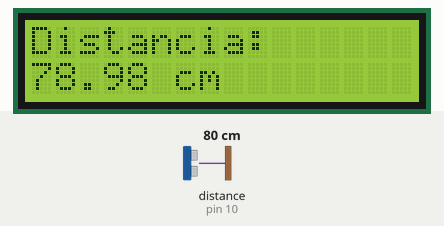
Simulated run of this sketch. Board: Arduino Uno, built with avr-gcc and run on an emulated ATmega328P. Shown: 16×2 character LCD. Wiring (inferred from the names in the program): ultrasonic range finder: trigger pin 9; echo pin 10. The inputs (shaded band) are chosen by the test bench; at power-on: distance to the obstacle (sensor on pin 10) 80 cm. The echo pulse lasts 58.3 µs per cm.

Above: at 3.2 s.
3.3 s: distance to the obstacle (sensor on pin 10) set to 18 cm
At 5.0 s:
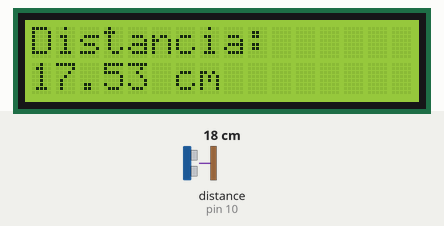
5.7 s: distance to the obstacle (sensor on pin 10) set to 4 cm
At 6.6 s:
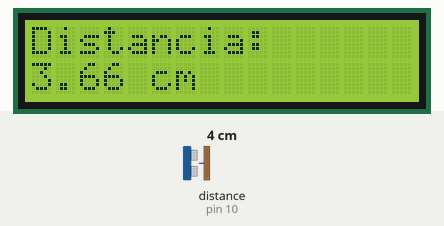
7.2 s: distance to the obstacle (sensor on pin 10) set to 2 cm
At 7.6 s:
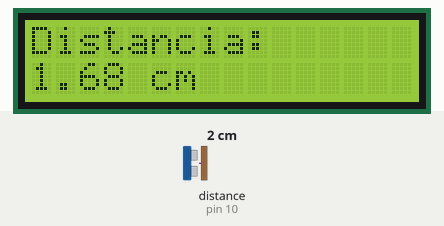
Timing chart, 0 to 10.2 s (numbered marks = the images above; inputs shaded):
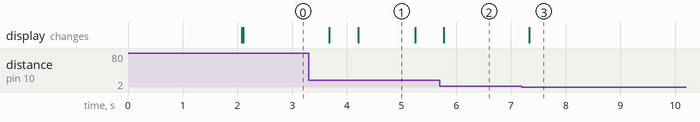

Measured:
- after the input at 3.3 s, the display: first changes after 0.38 s (image 1 shows a later state)
- after the input at 5.7 s, the display: changes after 0.07 s (image 2)
- after the input at 7.2 s, the display: changes after 0.13 s (image 3)
- what the display in image 1 shows lasts 1.1 s, from 4.2 s to 5.3 s

The sketch:

trenadigital.ino
```cpp
#include <Wire.h>
#include <LiquidCrystal_I2C.h>

LiquidCrystal_I2C lcd(0x27, 16, 2);

int trigPin = 9;
int echoPin = 10;

long duracao;
float distancia;

void setup() {
  lcd.init();
  lcd.backlight();

  pinMode(trigPin, OUTPUT);
  pinMode(echoPin, INPUT);

  lcd.setCursor(0, 0);
  lcd.print("Trena Digital");
  delay(2000);
  lcd.clear();
}

void loop() {
  digitalWrite(trigPin, LOW);
  delayMicroseconds(2);
  digitalWrite(trigPin, HIGH);
  delayMicroseconds(10);
  digitalWrite(trigPin, LOW);

  duracao = pulseIn(echoPin, HIGH);

  distancia = duracao * 0.034 / 2;

  lcd.setCursor(0, 0);
  lcd.print("Distancia:");

  lcd.setCursor(0, 1);
  lcd.print(distancia);
  lcd.print(" cm   ");

  delay(500);
}
```
